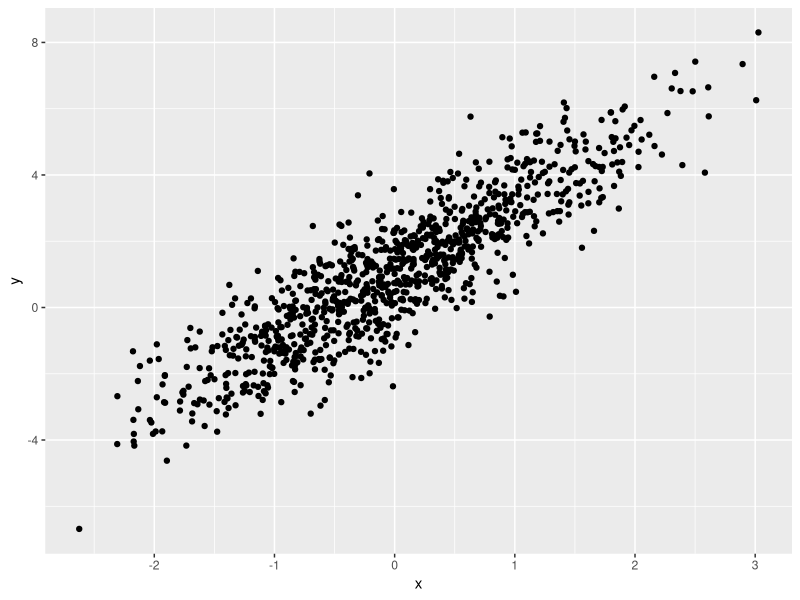
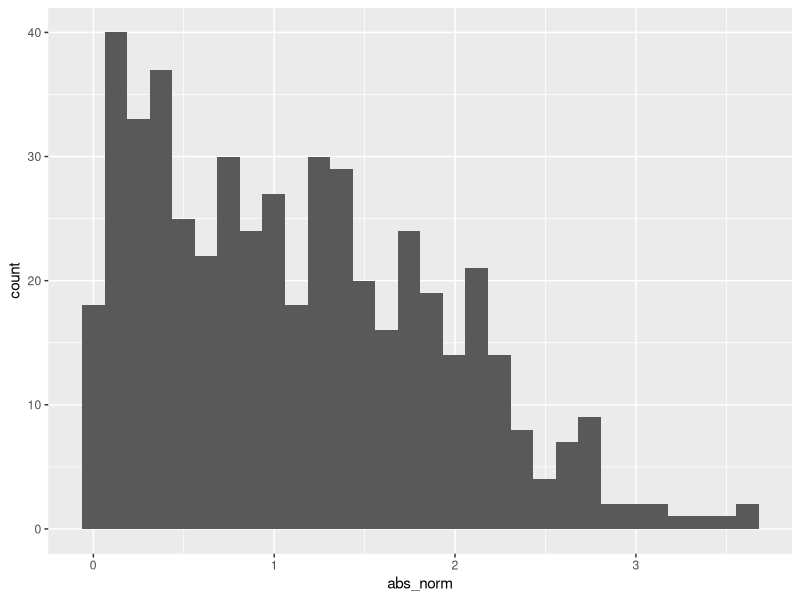

Here is the R script that generated these plots, in order:
## ---- chunk 1
library(tidyverse)
## ---- chunk 2
samp = rnorm(100)
length(samp)
## ---- chunk 3
plot_df = 
  tibble(
    x = rnorm(n = 1000),
    y = 1 + 2 * x + rnorm(n = 1000)
  )

ggplot(plot_df, aes(x = x, y = y)) + geom_point()
## ---- chunk 4
la_df = tibble(
  norm = rnorm(500, mean = 1),
  norm_logic = norm > 0,
  abs_norm = abs(norm)
)

ggplot(la_df, aes(x = abs_norm)) + geom_histogram()
median = median(la_df$norm)
